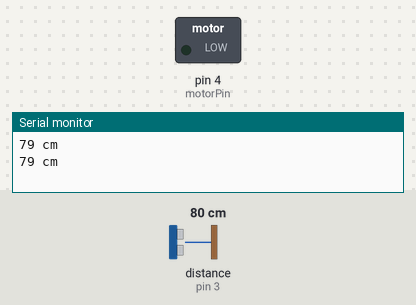
Simulated run of this sketch. Board: Arduino Uno, built with avr-gcc and run on an emulated ATmega328P. Shown: switched loads named in the sketch (green lamp = pin HIGH), the last lines printed to the serial monitor. Wiring (inferred from the names in the program): ultrasonic range finder: trigger pin 2; echo pin 3. Dashed ring = blinking. The inputs (shaded band) are chosen by the test bench; at power-on: distance to the obstacle (sensor on pin 3) 80 cm. The echo pulse lasts 58.3 µs per cm; pins used as bus, display or sensor lines are not drawn.

Above: at 1.7 s.
1.8 s: distance to the obstacle (sensor on pin 3) set to 195 cm
3.3 s: distance to the obstacle (sensor on pin 3) set to 205 cm
At 3.8 s:
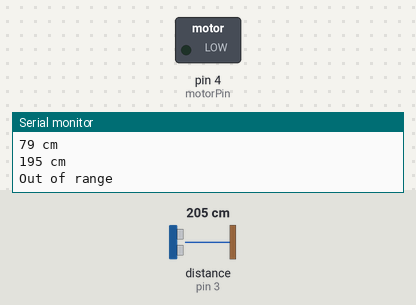
5.3 s: distance to the obstacle (sensor on pin 3) set to 197 cm
At 6.1 s:
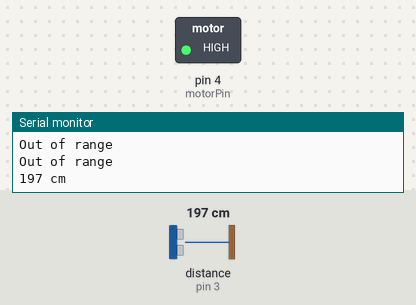
9.2 s: distance to the obstacle (sensor on pin 3) set to 250 cm
At 10.5 s:
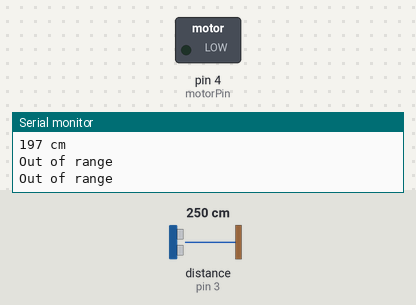
Timing chart, 0 to 11.8 s (numbered marks = the images above; inputs shaded):
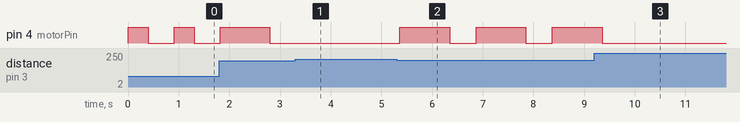

Measured:
- the behaviour switches between 199 and 200 cm on distance to the obstacle (sensor on pin 3) (found by bisection; images 0 and 1)
- after the input at 3.3 s, pin 4 (motorPin): stays LOW (without the input it goes to HIGH after 0.02 s)
- after the input at 5.3 s, pin 4 (motorPin): alternates HIGH for 0.99 s and LOW for 0.52 s, starting after 0.07 s
- after the input at 9.2 s, pin 4 (motorPin): goes on until 9.4 s, then stays LOW
- by itself, pin 4 (motorPin): alternates HIGH for 0.40 s and LOW for 0.51 s

The sketch:

ultrasound1.ino
```cpp
#define trigPin 2
#define echoPin 3
#define motorPin 4

void setup()
{
  Serial.begin (9600);
  pinMode(trigPin, OUTPUT);
  pinMode(echoPin, INPUT);
  pinMode(motorPin, OUTPUT);
}

void dah(int d)
{
  digitalWrite(motorPin, HIGH);
  delay(d*5);
  digitalWrite(motorPin, LOW);
  delay(5);
}

void loop()
{
  long duration, distance;
  digitalWrite(trigPin, LOW);
  delayMicroseconds(2);
  digitalWrite(trigPin, HIGH);
  delayMicroseconds(10);
  digitalWrite(trigPin, LOW);
  duration = pulseIn(echoPin, HIGH);
  distance = (duration/2) / 29.1;
  if (distance >= 200 || distance <= 0)
  {
    Serial.println("Out of range");
  }
  else
  {
    Serial.print(distance);
    Serial.println(" cm");
    dah(distance);
  }
  delay(500);
}
```
